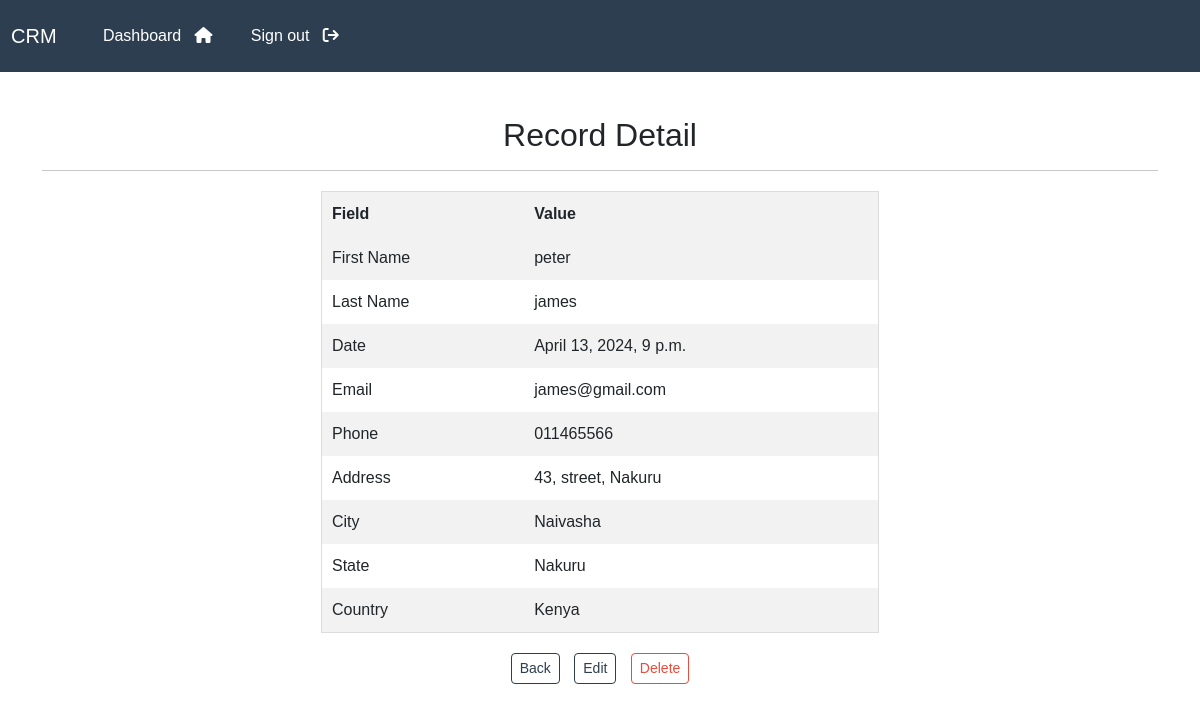
Screenshot of /record/3/ (signed in) with the database file from the repository.
### webapp/models.py (models this page shows, shortened)
class Record(models.Model):
    creation_date = models.DateTimeField(auto_now_add=True)
    first_name = models.CharField(max_length=100)
    last_name = models.CharField(max_length=100)
    email = models.EmailField(max_length=100)
    phone = models.CharField(max_length=100)
    address = models.CharField(max_length=100)
    city = models.CharField(max_length=100)
    state = models.CharField(max_length=100)
    country = models.CharField(max_length=100)

### webapp/views.py (the view)
# urls.py: path('record/<int:pk>/', views.record_details, name='record'),
@login_required(login_url='my-login')
def record_details(request, pk):
    record = get_object_or_404(Record, id=pk)
    context = {'record': record}
    return render(request, 'webapp/record-details.html', context)

### webapp/templates/webapp/record-details.html (shortened to what this page needs)
{% extends 'webapp/base.html' %}
{% block content %}
    <h3>Record Detail</h3>
    <hr>
    <table border="1">
        <tr>
            <th>Field</th>
            <th>Value</th>
        </tr>
        <tr>
            <td>First Name</td>
            <td>{{ record.first_name }}</td>
        </tr>
        <tr>
            <td>Last Name</td>
            <td>{{ record.last_name }}</td>
        </tr>
        <tr>
            <td>Date</td>
            <td>{{ record.creation_date}}</td>
        </tr>
        <tr>
            <td>Email</td>
            <td>{{ record.email }}</td>
        </tr>
        <tr>
            <td>Phone</td>
            <td>{{ record.phone }}</td>
        </tr>
        <tr>
            <td>Address</td>
            <td>{{ record.address }}</td>
        </tr>
        <tr>
            <td>City</td>
            <td>{{ record.city }}</td>
        </tr>
        <tr>
            <td>State</td>
            <td>{{ record.state }}</td>
        </tr>
        <tr>
            <td>Country</td>
            <td>{{ record.country }}</td>
        </tr>
    </table>
    <div class="btn-container">
        <a class="btn btn-outline-primary btn-sm" href="{% url 'dashboard' %}">Back</a>
        <a class="btn btn-outline-primary btn-sm" href="{% url 'update-record' record.id %}">Edit</a>
        <a class="btn btn-outline-danger btn-sm" href="{% url 'delete-record' record.id %}">Delete</a>
    </div>
    <br><br>
{% endblock %}

### webapp/templates/webapp/record-details.html (style rules this page uses)
body { font-family: Arial, sans-serif; margin: 0; padding: 0; }
h3 { text-align: center; margin-top: 20px; }
table { width: 50%; margin: 20px auto; border-collapse: collapse; border: 1px solid #ddd; }
th, td { padding: 10px; text-align: left; }
th { background-color: #f2f2f2; }
tr:nth-child(even) { background-color: #f2f2f2; }
.btn-container { text-align: center; margin-top: 20px; }
.btn { margin: 0 5px; }

### rows the page displays
Record: first_name "peter", last_name "james", creation_date "April 13, 2024, 9 p.m.", email "james@gmail.com", phone "011465566", address "43, street, Nakuru", city "Naivasha", state "Nakuru", country "Kenya"
